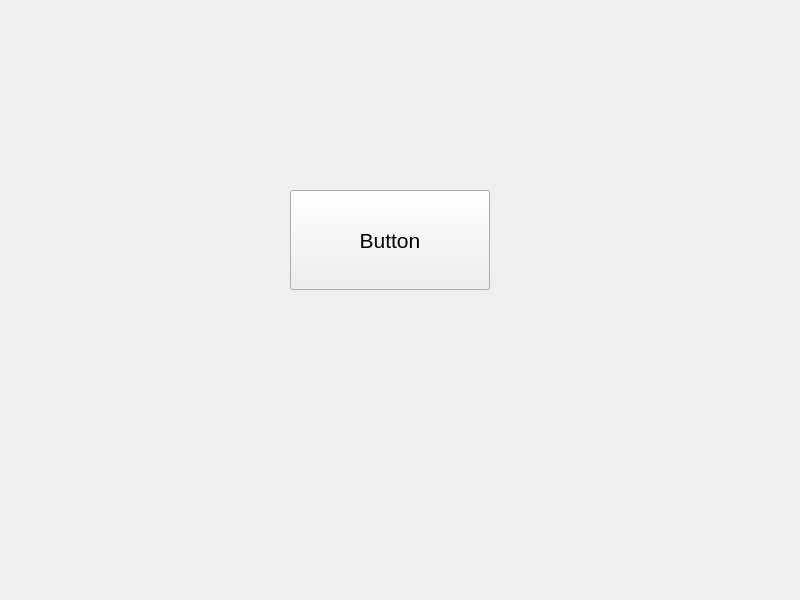
<?xml version="1.0" encoding="UTF-8"?>
<ui version="4.0">
 <class>ButtonClicker</class>
 <widget class="QMainWindow" name="ButtonClicker">
  <property name="geometry">
   <rect>
    <x>0</x>
    <y>0</y>
    <width>800</width>
    <height>600</height>
   </rect>
  </property>
  <property name="font">
   <font>
    <pointsize>16</pointsize>
   </font>
  </property>
  <property name="windowTitle">
   <string>ButtonClicker</string>
  </property>
  <widget class="QWidget" name="CentralWidget">
   <widget class="QPushButton" name="Button">
    <property name="geometry">
     <rect>
      <x>290</x>
      <y>190</y>
      <width>200</width>
      <height>100</height>
     </rect>
    </property>
    <property name="cursor">
     <cursorShape>PointingHandCursor</cursorShape>
    </property>
    <property name="text">
     <string>Button</string>
    </property>
   </widget>
   <widget class="QLabel" name="Info1">
    <property name="geometry">
     <rect>
      <x>180</x>
      <y>70</y>
      <width>421</width>
      <height>81</height>
     </rect>
    </property>
    <property name="font">
     <font>
      <pointsize>16</pointsize>
      <italic>false</italic>
      <bold>true</bold>
      <underline>false</underline>
      <strikeout>false</strikeout>
     </font>
    </property>
    <property name="text">
     <string/>
    </property>
    <property name="alignment">
     <set>Qt::AlignCenter</set>
    </property>
   </widget>
   <widget class="QLabel" name="PressCount">
    <property name="geometry">
     <rect>
      <x>180</x>
      <y>310</y>
      <width>421</width>
      <height>81</height>
     </rect>
    </property>
    <property name="font">
     <font>
      <pointsize>16</pointsize>
      <italic>false</italic>
      <bold>true</bold>
      <underline>false</underline>
      <strikeout>false</strikeout>
     </font>
    </property>
    <property name="text">
     <string/>
    </property>
    <property name="alignment">
     <set>Qt::AlignCenter</set>
    </property>
   </widget>
  </widget>
 </widget>
 <resources/>
 <connections/>
</ui>
